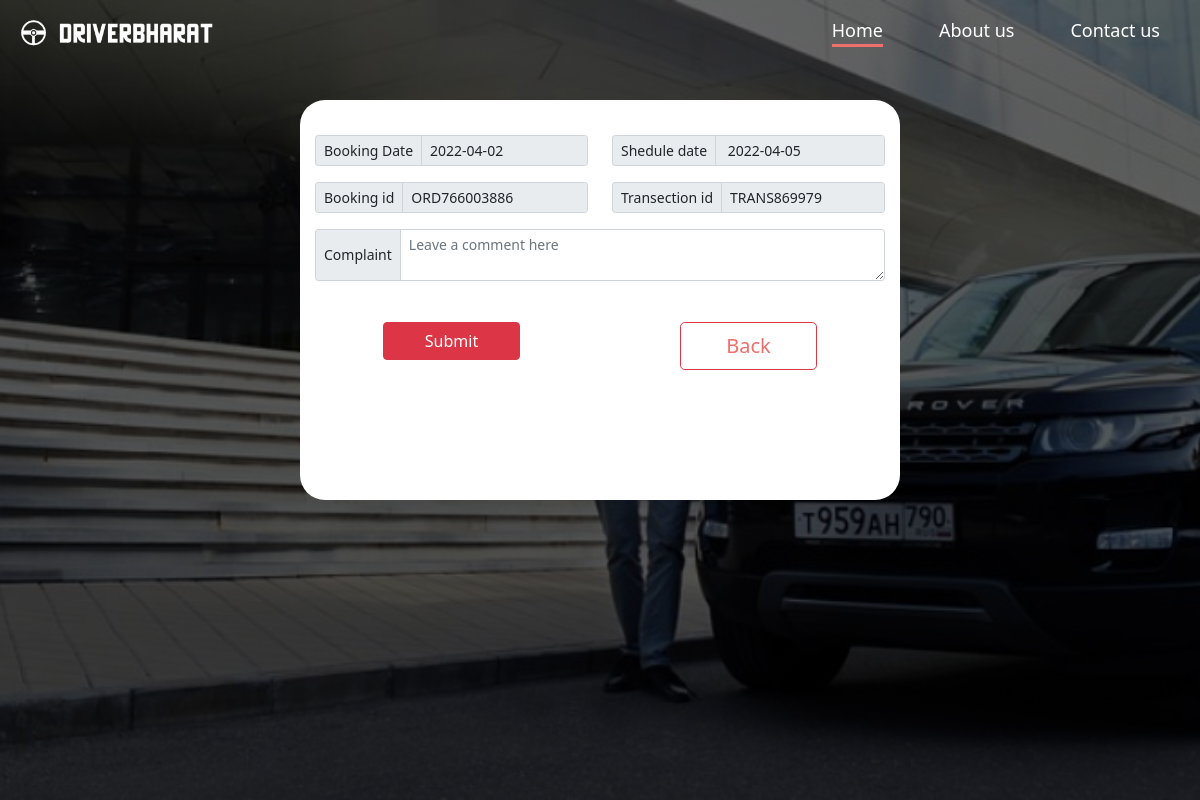
/profile/php/functions/complaint.php?id=1 (signed in), run on the app's committed database.
### tables this page shows
CREATE TABLE `booking_db` (
  `b_id` int(10) NOT NULL,
  `b_date` date NOT NULL,
  `u_id` int(10) DEFAULT NULL,
  `u_name` varchar(100) NOT NULL,
  `d_id` int(10) DEFAULT NULL,
  `d_name` varchar(30) NOT NULL,
  `b_amount` int(5) DEFAULT NULL,
  `t_id` varchar(255) NOT NULL,
  `d_number` bigint(12) NOT NULL,
  `u_number` bigint(15) NOT NULL,
  `d_mail` varchar(100) NOT NULL,
  `city` varchar(50) NOT NULL,
  `state` varchar(50) NOT NULL,
  `shedule_date` date NOT NULL,
  `o_id` varchar(30) NOT NULL,
  `u_address` varchar(100) DEFAULT NULL,
  `status` int(2) NOT NULL DEFAULT 2
);

### profile/php/functions/complaint.php (the view, shortened to what this page needs)
<!DOCTYPE html>
<html lang="en">
<head>
    <?php
    include ('../conn.php');
    $id = $_GET['id'];
    $query = "SELECT * FROM booking_db WHERE b_id = $id";
    $queryrun = mysqli_query($conn , $query);
    $fatch = mysqli_fetch_array($queryrun);
    $bookingdate = $fatch['b_date'];
    $tid = $fatch['t_id'];
    $sheduledate = $fatch['shedule_date'];
    $oid = $fatch['o_id'];
    ?>
    <link rel="stylesheet" type="text/css" href="../../css/complaint.css">
    <link rel="stylesheet" type="text/css" href="../../css/navbar.css">
    <link href='https://cdn.jsdelivr.net/npm/boxicons@2.0.5/css/boxicons.min.css' rel='stylesheet'>
    <link href="https://cdn.jsdelivr.net/npm/bootstrap@5.1.3/dist/css/bootstrap.min.css" rel="stylesheet">
</head>
<body>
    <div class="banner">
        <nav class="navbar navbar-expand-lg">
            <div class="container-fluid">
                <a class="navbar-brand" href="#"><img src="../../../img/pnglogo.png" alt="" class="logo"></a>
                <div class="collapse navbar-collapse" id="navbarNav">
                    <ul class="navbar-nav ms-auto">
                        <li class="nav-item">
                            <a class="nav-link bdlink active" aria-current="page" href="../../../home.php">Home</a>
                        </li>
                        <li class="nav-item">
                            <a class="nav-link bdlink" href="../../../about us.php">About us</a>
                        </li>
                        <li class="nav-item">
                            <a class="nav-link bdlink" href="../../../contact us.php">Contact us</a>
                        </li>
                    </ul>
                </div>
            </div>
        </nav>
        <div class="container w-50 h-50">
            <form action="complaintinsert.php?oid=<?php echo $oid ; ?>" method="POST">
            <div class="row">
                <div class="col">
                    <div class="input-group input-group-sm mb-3">
                        <span class="input-group-text" id="inputGroup-sizing-sm">Booking Date</span>
                        <input value="<?php echo $bookingdate ; ?>" Readonly="on" type="text" class="form-control" aria-label="Sizing example input" aria-describedby="inputGroup-sizing-sm">
                    </div>
                </div>
                <div class="col">
                    <div class="input-group input-group-sm mb-3">
                        <span class="input-group-text" id="inputGroup-sizing-sm">Shedule date</span>
                        <input value=" <?php echo $sheduledate ; ?>" Readonly="on" type="text" class="form-control" aria-label="Sizing example input" aria-describedby="inputGroup-sizing-sm">
                    </div>
                </div>
            </div>
            <div class="row">
                <div class="col">
                    <div class="input-group input-group-sm mb-3">
                        <span class="input-group-text" id="inputGroup-sizing-sm">Booking id</span>
                        <input value="<?php echo $oid ; ?>" Readonly="on" type="text" class="form-control" aria-label="Sizing example input" aria-describedby="inputGroup-sizing-sm">
                    </div>
                </div>
                <div class="col">
                    <div class="input-group input-group-sm mb-3">
                        <span class="input-group-text" id="inputGroup-sizing-sm">Transection id</span>
                        <input value="<?php echo $tid ; ?>" Readonly="on" type="text" class="form-control" aria-label="Sizing example input" aria-describedby="inputGroup-sizing-sm">
                    </div>
                </div>
            </div>
            <div class="row">
                <div class="col">
                    <div class="input-group input-group-sm mb-3">
                        <span class="input-group-text" id="inputGroup-sizing-sm">Complaint</span>
                        <textarea class="form-control" name="complaint" placeholder="Leave a comment here" id="floatingTextarea"></textarea>
                    </div>
                </div>
            </div>
        <div class="row">
            <div class="col">
                <div class="col btns">
                        <button type="submit" name="submit" class="btn btn-danger">Submit</button>
                </div>
            </div>
            <div class="col">
                <div class="col btns">
                    <a href="../bookingdetails.php?id=<?php echo $id; ?>" class="btn btn-danger btn-lg" role="button" aria-disabled="true">Back</a>
                </div>
            </div>
        </div>
        </form>
    </div>
</body>
</html>

### profile/css/complaint.css (style rules this page uses)
* { margin: 0; padding: 0; box-sizing: border-box; }
body { width: 100%; box-sizing: border-box; height: 100vh; }
.banner { width: 100%; height: 100vh; background-image: linear-gradient( rgba(0, 0, 0, 0.7), rgba(0, 0, 0, 0.5)), url(../../img/profile.jpg); background-size: cover; background-position: center; position: absolute; }
.banner .container { background-color: white; overflow: hidden; border-radius: 25px; padding: 35px 15px; margin-top: 3%; }
.btns { margin: 25px auto; display: flex; flex-direction: column; width: 50% !important; }
.btns a { color: #ef6f6c !important; background-color: transparent !important; }

### profile/css/navbar.css (style rules this page uses)
* { margin: 0; padding: 0; box-sizing: border-box; }
.banner { width: 100%; height: 100vh; background-image: linear-gradient( rgba(0, 0, 0, 0.6), rgba(0, 0, 0, 0.7)), url(../../img/home.jpg); background-size: cover; background-position: center; }
.logo { width: 210px; cursor: pointer; }
.navbar ul li { margin: 0 20px; font-size: 18px; transition: 1s ease; direction: ltr; }
.navbar ul li a { text-decoration: none; color: white; }
.bdlink::after { content: ''; display: block; width: 0%; height: 3px; background-color: #ef6f6c; transition: 0.9s ease; }
.active::after { width: 100%; }

### data on the page
booking_db: b_date "2022-04-02", shedule_date "2022-04-05", o "ORD766003886", t "TRANS869979"
